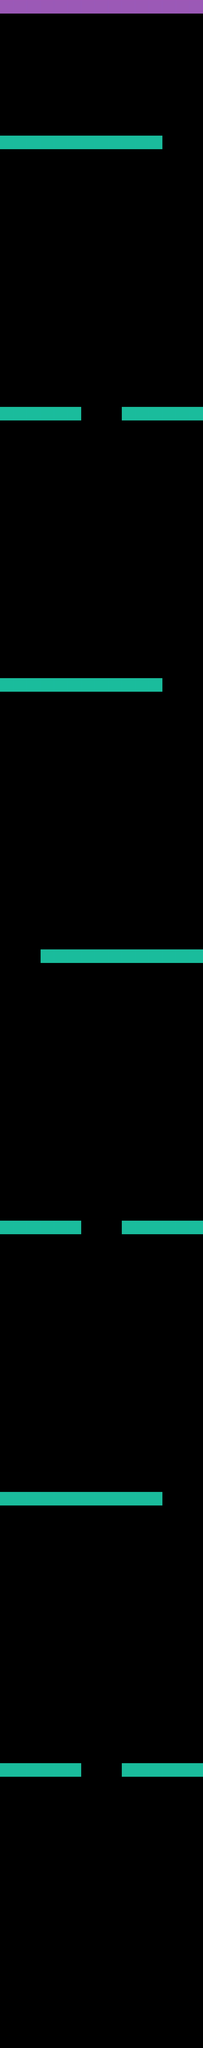

This game map was drawn from its Tiled (.tmx) file and the tilesets committed beside it. A one-line description and the trimmed map source follow:
An orthogonal 15x151 tile map with 48x48 px tiles, 2 tile layers (walls, finish).

<map version="1.0" orientation="orthogonal" renderorder="right-down" width="15" height="151" tilewidth="48" tileheight="48">
 <tileset firstgid="1" name="tile_set" tilewidth="48" tileheight="48">
  <image source="tile_set.png" width="144" height="96" />
 </tileset>
 <layer name="walls" width="15" height="151">
  <data>[2265 cells, 84 non-empty, 1 distinct tile ids]</data>
 </layer>
 <layer name="finish" width="15" height="151">
  <data>[2265 cells, 15 non-empty, 1 distinct tile ids]</data>
 </layer>
</map>